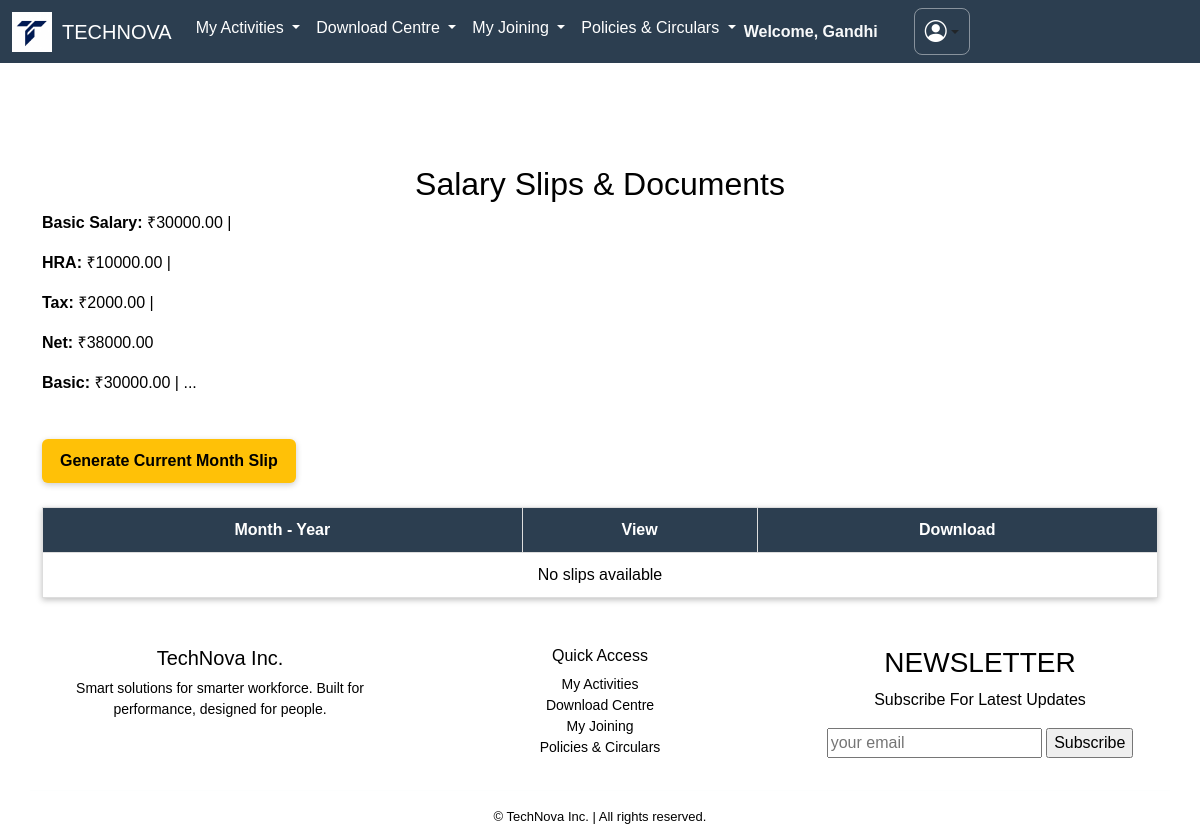
The page /salary/ (signed in) on the database as committed earlier.
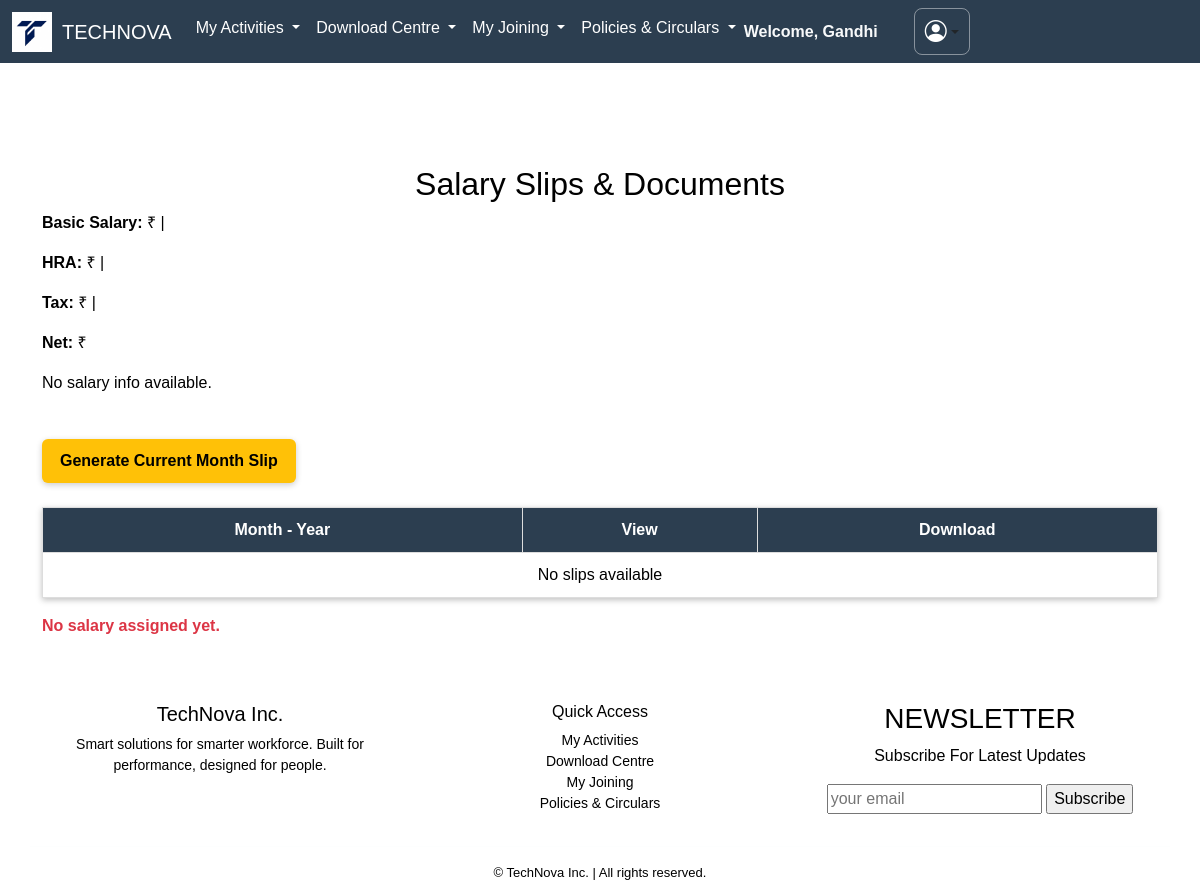
The same page on the database as committed later.
### apps/dashboard/models.py (models this page shows, shortened)
class BaseClass(models.Model):
    id = models.UUIDField(primary_key=True, default=uuid.uuid4, editable=False)
    created_at = models.DateTimeField(auto_now_add=True)
    updated_at = models.DateTimeField(auto_now=True)
    class Meta:
        abstract = True

class Salary(BaseClass):
    employee = models.OneToOneField(Employee, on_delete=models.CASCADE)
    basic_salary = models.DecimalField(max_digits=10, decimal_places=2, default=35000.00)
    hra = models.DecimalField(max_digits=10, decimal_places=2, default=10500.00)
    tax = models.DecimalField(max_digits=10, decimal_places=2, default=2500.00)
    net_salary = models.DecimalField(max_digits=10, decimal_places=2)

### apps/dashboard/views.py (the view)
# urls.py: path('salary/', salary_slip_list_view, name='salary'),
def salary_slip_list_view(request):
    employee_id = request.session.get('employee_id')
    if not employee_id:
        return render(request, 'salary_slips.html', {
            'slips': [],
            'salary': None,
            'error': 'No employee ID found in session.'
        })
    salary = Salary.objects.filter(employee__employee_id=employee_id).first()
    slips = SalarySlip.objects.filter(employee__employee_id=employee_id).order_by('-year', '-month')
    return render(request, 'dashboard/salary.html', {
        'slips': slips,
        'salary': salary,
        'error': None if salary else 'No salary assigned yet.'
    })

### apps/dashboard/templates/dashboard/salary.html (shortened to what this page needs)
{% extends 'dashboard/base.html' %}
{% block body %}
<div class="container py-4">
  <h2>Salary Slips & Documents</h2>
  <div class="mb-4">
    <p><strong>Basic Salary:</strong> ₹{{ salary.basic_salary }} |</p>
    <p><strong>HRA:</strong> ₹{{ salary.hra }} |</p>
    <p><strong>Tax:</strong> ₹{{ salary.tax }} |</p>
    <p><strong>Net:</strong> ₹{{ salary.net_salary }}</p>
    {% if salary %}
    <p><strong>Basic:</strong> ₹{{ salary.basic_salary }} | ...</p>
    {% else %}
    <p>No salary info available.</p>
    {% endif %}
  </div>
  <form action="{% url 'generate_salary_slip' %}" method="post" class="mb-4">
    <button type="submit" class="generate-btn">Generate Current Month Slip</button>
  </form>
  <table class="salary-table" style="box-shadow: 0 2px 6px rgba(0, 0, 0, 0.25);">
    <thead>
      <tr>
        <th>Month - Year</th>
        <th>View</th>
        <th>Download</th>
      </tr>
    </thead>
    <tbody>
      {% if slips %}
        {% for slip in slips %}
        <tr>
          <td>{{ slip.month }} - {{ slip.year }}</td>
          <td><a href="{{ slip.pdf_file.url }}" target="_blank"><button class="btn-icon">📄</button></a></td>
          <td><a href="{{ slip.pdf_file.url }}" download><button class="btn-icon">⬇</button></a></td>
        </tr>
        {% endfor %}
      {% else %}
        <tr>
          <td colspan="3">No slips available</td>
        </tr>
      {% endif %}
    </tbody>
  </table>
  {% if error %}
    <p class="text-danger mt-3"><strong>{{ error }}</strong></p>
  {% endif %}
</div>
{% endblock %}

Rows that differ between the two databases and show on the page:
removed Salary: basic_salary "30000.00", hra "10000.00", tax "2000.00", net_salary "38000.00"
Other text that changed with them:
{{ error }}: (not shown) → "No salary assigned yet."
text no longer shown: "Basic: ₹ | ..."
text now shown: "No salary info available."
